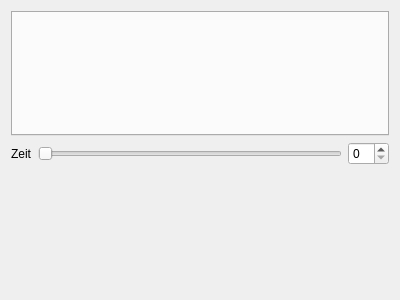
<?xml version="1.0" encoding="UTF-8"?>
<ui version="4.0">
 <class>ResultForm</class>
 <widget class="QWidget" name="ResultForm">
  <property name="geometry">
   <rect>
    <x>0</x>
    <y>0</y>
    <width>400</width>
    <height>300</height>
   </rect>
  </property>
  <property name="windowTitle">
   <string>Form</string>
  </property>
  <layout class="QVBoxLayout" name="verticalLayout">
   <item>
    <widget class="QTabWidget" name="tabWidgetLarvae">
     <property name="currentIndex">
      <number>-1</number>
     </property>
    </widget>
   </item>
   <item>
    <layout class="QHBoxLayout" name="horizontalLayout_2">
     <item>
      <widget class="QLabel" name="label">
       <property name="text">
        <string>Zeit</string>
       </property>
      </widget>
     </item>
     <item>
      <widget class="QSlider" name="sliderTime">
       <property name="orientation">
        <enum>Qt::Horizontal</enum>
       </property>
      </widget>
     </item>
     <item>
      <widget class="QSpinBox" name="spinBoxTime"/>
     </item>
    </layout>
   </item>
   <item>
    <spacer name="verticalSpacer">
     <property name="orientation">
      <enum>Qt::Vertical</enum>
     </property>
     <property name="sizeHint" stdset="0">
      <size>
       <width>20</width>
       <height>40</height>
      </size>
     </property>
    </spacer>
   </item>
  </layout>
 </widget>
 <resources/>
 <connections/>
</ui>
